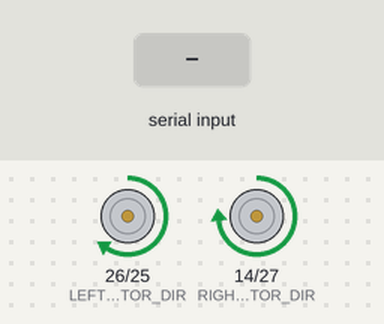
Recording of a sketch running on a simulated ESP32. Parts: direction and speed pins drawn as motors (green arrow = direction pin HIGH = forward, orange = LOW = backward, longer = more drive). The inputs (shaded band) are chosen by the test bench.

Above: at 1.2 s.
1.3 s: "SET_GOAL,\n" received over Serial
At 1.7 s:
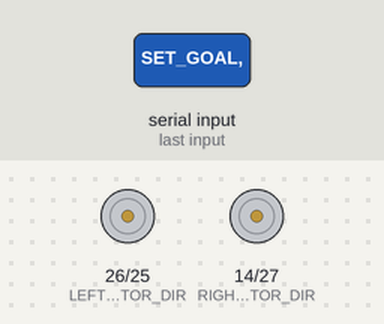
2.8 s: "POS,,45\n" received over Serial
At 3.7 s:
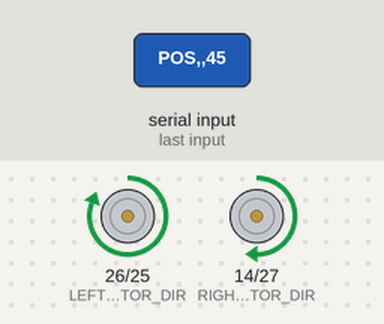
4.3 s: "POS,\n" received over Serial
At 5.2 s:
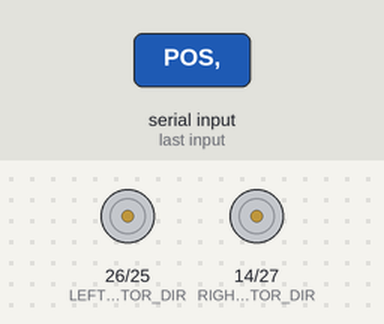
5.8 s: "SET_GOAL,90\n" received over Serial
At 7.0 s:
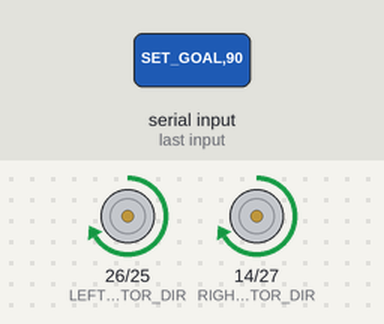
7.3 s: "POS,90\n" received over Serial
At 8.7 s:
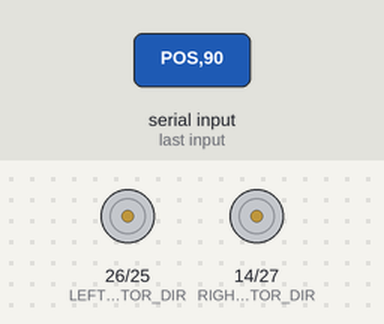
Timing chart, 0 to 9.8 s (numbered marks = the images above; inputs shaded):
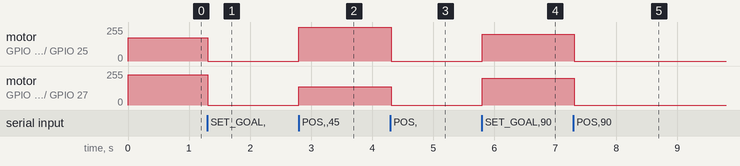

The sketch:

movement_old_.ino
```cpp
#include <Arduino.h>
#include <math.h>

// Current Pose from Python
volatile float robotX = 0.0, robotY = 0.0, robotHeading = 0.0;
// Dynamic Target assigned by master tracking code
volatile float targetX = 60.0, targetY = 50.0;

const int LEFT_MOTOR_PWM = 25, LEFT_MOTOR_DIR = 26;
const int RIGHT_MOTOR_PWM = 27, RIGHT_MOTOR_DIR = 14;

void setMotors(int leftSpeed, int rightSpeed) {
  leftSpeed = constrain(leftSpeed, -255, 255);
  rightSpeed = constrain(rightSpeed, -255, 255);
  digitalWrite(LEFT_MOTOR_DIR, leftSpeed >= 0 ? HIGH : LOW);
  analogWrite(LEFT_MOTOR_PWM, abs(leftSpeed));
  digitalWrite(RIGHT_MOTOR_DIR, rightSpeed >= 0 ? HIGH : LOW);
  analogWrite(RIGHT_MOTOR_PWM, abs(rightSpeed));
}

void processSerialCommands() {
  while (Serial.available() > 0) {
    String line = Serial.readStringUntil('\n');
    line.trim();

    // Update current location from vision system
    if (line.startsWith("POS,")) {
      int c1 = line.indexOf(','), c2 = line.indexOf(',', c1 + 1), c3 = line.indexOf(',', c2 + 1);
      robotX = line.substring(c1 + 1, c2).toFloat();
      robotY = line.substring(c2 + 1, c3).toFloat();
      robotHeading = line.substring(c3 + 1).toFloat();
    }
    // Update target waypoint assigned by Python
    else if (line.startsWith("SET_GOAL,")) {
      int c1 = line.indexOf(','), c2 = line.indexOf(',', c1 + 1);
      targetX = line.substring(c1 + 1, c2).toFloat();
      targetY = line.substring(c2 + 1).toFloat();
    }
  }
}

// Trigger function when onboard color sensor detects a stone
void onStoneGrabbed(String colorName) {
  // Transmit color detection string to Python: "DETECTED_COLOR,Marigold"
  Serial.print("DETECTED_COLOR,");
  Serial.println(colorName);
}

void setup() {
  Serial.begin(115200);
  pinMode(LEFT_MOTOR_PWM, OUTPUT); pinMode(LEFT_MOTOR_DIR, OUTPUT);
  pinMode(RIGHT_MOTOR_PWM, OUTPUT); pinMode(RIGHT_MOTOR_DIR, OUTPUT);
}

void loop() {
  processSerialCommands();

  // Navigation proportional controller driving to active target (targetX, targetY)
  float deltaX = targetX - robotX;
  float deltaY = targetY - robotY;
  float distance = sqrt(deltaX * deltaX + deltaY * deltaY);

  if (distance > 5.0) { // Drive towards goal
    float desiredHeading = atan2(deltaY, deltaX);
    float headingError = desiredHeading - robotHeading;
    while (headingError > M_PI)  headingError -= 2 * M_PI;
    while (headingError < -M_PI) headingError += 2 * M_PI;

    int linear = constrain((int)(distance * 10.0), 60, 200);
    int angular = (int)(headingError * 40.0);

    setMotors(linear - angular, linear + angular);
  } else {
    setMotors(0, 0); // Goal reached
  }

  delay(20);
}
```

Measured:
- after the input at 1.3 s, motor on GPIO 26 (LEFT_MOTOR_DIR) / GPIO 25 (LEFT_MOTOR_PWM): forward 173/255 → stopped at once; motor on GPIO 14 (RIGHT_MOTOR_DIR) / GPIO 27 (RIGHT_MOTOR_PWM): forward 227/255 → stopped at once
- after the input at 2.8 s, motor on GPIO 26 (LEFT_MOTOR_DIR) / GPIO 25 (LEFT_MOTOR_PWM): stopped → forward 255/255 at once; motor on GPIO 14 (RIGHT_MOTOR_DIR) / GPIO 27 (RIGHT_MOTOR_PWM): stopped → forward 138/255 at once
- after the input at 4.3 s, motor on GPIO 26 (LEFT_MOTOR_DIR) / GPIO 25 (LEFT_MOTOR_PWM): forward 255/255 → stopped at once; motor on GPIO 14 (RIGHT_MOTOR_DIR) / GPIO 27 (RIGHT_MOTOR_PWM): forward 138/255 → stopped at once
- after the input at 5.8 s, motor on GPIO 26 (LEFT_MOTOR_DIR) / GPIO 25 (LEFT_MOTOR_PWM), motor on GPIO 14 (RIGHT_MOTOR_DIR) / GPIO 27 (RIGHT_MOTOR_PWM): stopped → forward 200/255 at once
- after the input at 7.3 s, motor on GPIO 26 (LEFT_MOTOR_DIR) / GPIO 25 (LEFT_MOTOR_PWM), motor on GPIO 14 (RIGHT_MOTOR_DIR) / GPIO 27 (RIGHT_MOTOR_PWM): forward 200/255 → stopped at once
